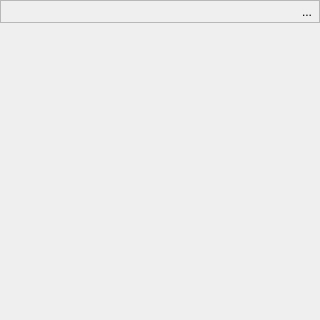
<?xml version="1.0" encoding="UTF-8"?>
<ui version="4.0">
 <class>CameraViewWidget</class>
 <widget class="QWidget" name="CameraViewWidget">
  <property name="geometry">
   <rect>
    <x>0</x>
    <y>0</y>
    <width>320</width>
    <height>320</height>
   </rect>
  </property>
  <property name="windowTitle">
   <string>Form</string>
  </property>
  <layout class="QGridLayout" name="gridLayout">
   <property name="leftMargin">
    <number>0</number>
   </property>
   <property name="topMargin">
    <number>0</number>
   </property>
   <property name="rightMargin">
    <number>0</number>
   </property>
   <property name="bottomMargin">
    <number>0</number>
   </property>
   <property name="spacing">
    <number>0</number>
   </property>
   <item row="0" column="0">
    <widget class="QFrame" name="frame">
     <property name="sizePolicy">
      <sizepolicy hsizetype="MinimumExpanding" vsizetype="Maximum">
       <horstretch>0</horstretch>
       <verstretch>0</verstretch>
      </sizepolicy>
     </property>
     <property name="frameShape">
      <enum>QFrame::StyledPanel</enum>
     </property>
     <property name="frameShadow">
      <enum>QFrame::Raised</enum>
     </property>
     <layout class="QGridLayout" name="gridLayout_2">
      <property name="leftMargin">
       <number>0</number>
      </property>
      <property name="topMargin">
       <number>0</number>
      </property>
      <property name="rightMargin">
       <number>0</number>
      </property>
      <property name="bottomMargin">
       <number>0</number>
      </property>
      <property name="spacing">
       <number>0</number>
      </property>
      <item row="0" column="2">
       <widget class="QToolButton" name="openMenuToolButton">
        <property name="text">
         <string>...</string>
        </property>
        <property name="icon">
         <iconset resource="../autoscoper_resource.qrc">
          <normaloff>:/images/resource-files/icons/section_collapsed.png</normaloff>:/images/resource-files/icons/section_collapsed.png</iconset>
        </property>
        <property name="autoRaise">
         <bool>true</bool>
        </property>
       </widget>
      </item>
      <item row="0" column="1">
       <spacer name="horizontalSpacer">
        <property name="orientation">
         <enum>Qt::Horizontal</enum>
        </property>
        <property name="sizeHint" stdset="0">
         <size>
          <width>40</width>
          <height>20</height>
         </size>
        </property>
       </spacer>
      </item>
      <item row="0" column="0">
       <widget class="QLabel" name="cameraTitleLabel">
        <property name="lineWidth">
         <number>-1</number>
        </property>
        <property name="text">
         <string/>
        </property>
        <property name="margin">
         <number>5</number>
        </property>
       </widget>
      </item>
     </layout>
    </widget>
   </item>
   <item row="1" column="0">
    <widget class="GLView" name="glView" native="true">
     <property name="sizePolicy">
      <sizepolicy hsizetype="MinimumExpanding" vsizetype="MinimumExpanding">
       <horstretch>0</horstretch>
       <verstretch>0</verstretch>
      </sizepolicy>
     </property>
     <property name="maximumSize">
      <size>
       <width>3200</width>
       <height>3200</height>
      </size>
     </property>
    </widget>
   </item>
  </layout>
 </widget>
 <customwidgets>
  <customwidget>
   <class>GLView</class>
   <extends>QWidget</extends>
   <header>ui/GLView.h</header>
   <container>1</container>
  </customwidget>
 </customwidgets>
 <resources>
  <include location="../autoscoper_resource.qrc"/>
 </resources>
 <connections/>
</ui>
